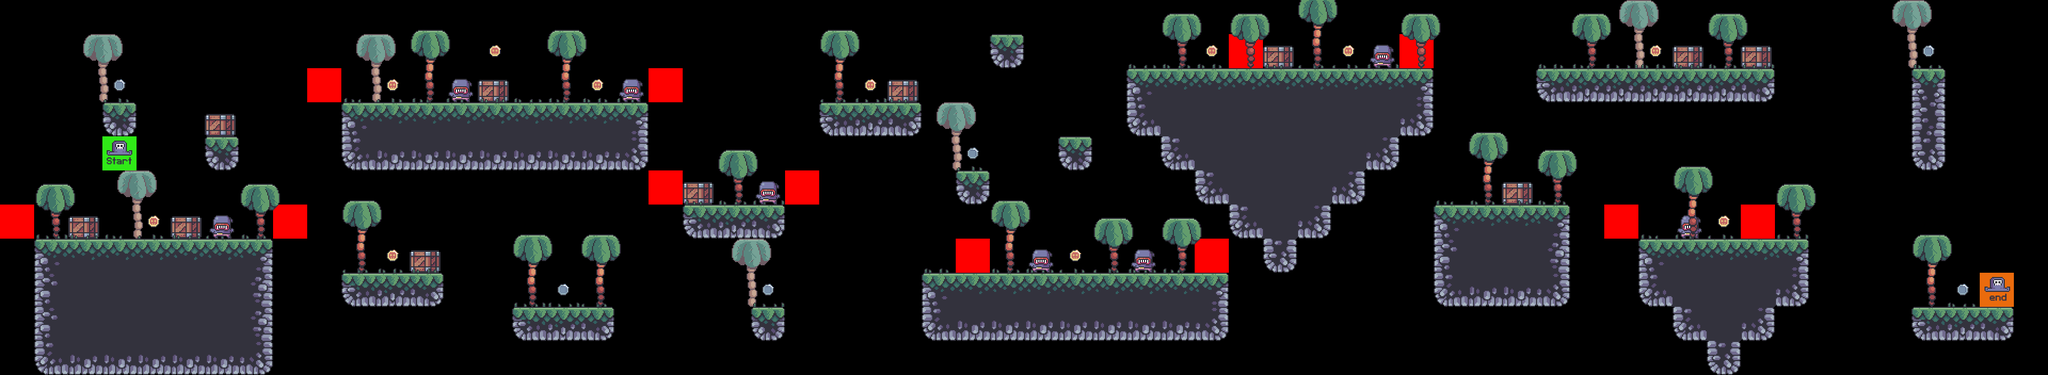

Tiled map render using the project's own tile images. Description and the map definition, with tile-layer contents summarised, below:
An orthogonal 60x11 tile map with 64x64 px tiles, 9 tile layers (bg_palms, terrain, crates, grass, ...), 7 tilesets.

<map version="1.9" tiledversion="1.9.2" orientation="orthogonal" renderorder="right-down" width="60" height="11" tilewidth="64" tileheight="64" infinite="0" nextlayerid="10" nextobjectid="1">
 <tileset firstgid="1" source="../tilesets/terrain_tiles.tsx" />
 <tileset firstgid="17" source="../tilesets/coin_tiles.tsx" />
 <tileset firstgid="19" source="../tilesets/grass_tiles.tsx" />
 <tileset firstgid="24" source="../tilesets/palms.tsx" />
 <tileset firstgid="27" source="../tilesets/crates.tsx" />
 <tileset firstgid="28" source="../tilesets/player_tiles.tsx" />
 <tileset firstgid="30" source="../tilesets/enemy_tiles.tsx" />
 <layer id="5" name="bg_palms" width="60" height="11">
  <data>[660 cells, 7 non-empty, 1 distinct tile ids]</data>
 </layer>
 <layer id="1" name="terrain" width="60" height="11">
  <data>[660 cells, 155 non-empty, 16 distinct tile ids]</data>
 </layer>
 <layer id="6" name="crates" width="60" height="11">
  <data>[660 cells, 13 non-empty, 1 distinct tile ids]</data>
 </layer>
 <layer id="3" name="grass" width="60" height="11">
  <data>[660 cells, 67 non-empty, 5 distinct tile ids]</data>
 </layer>
 <layer id="8" name="enemies" width="60" height="11">
  <data>[660 cells, 7 non-empty, 1 distinct tile ids]</data>
 </layer>
 <layer id="9" name="constraints" width="60" height="11">
  <data>[660 cells, 13 non-empty, 2 distinct tile ids]</data>
 </layer>
 <layer id="4" name="fg_palms" width="60" height="11">
  <data>[660 cells, 23 non-empty, 2 distinct tile ids]</data>
 </layer>
 <layer id="2" name="coins" width="60" height="11">
  <data>[660 cells, 17 non-empty, 2 distinct tile ids]</data>
 </layer>
 <layer id="7" name="player" width="60" height="11">
  <data>[660 cells, 2 non-empty, 2 distinct tile ids]</data>
 </layer>
</map>
